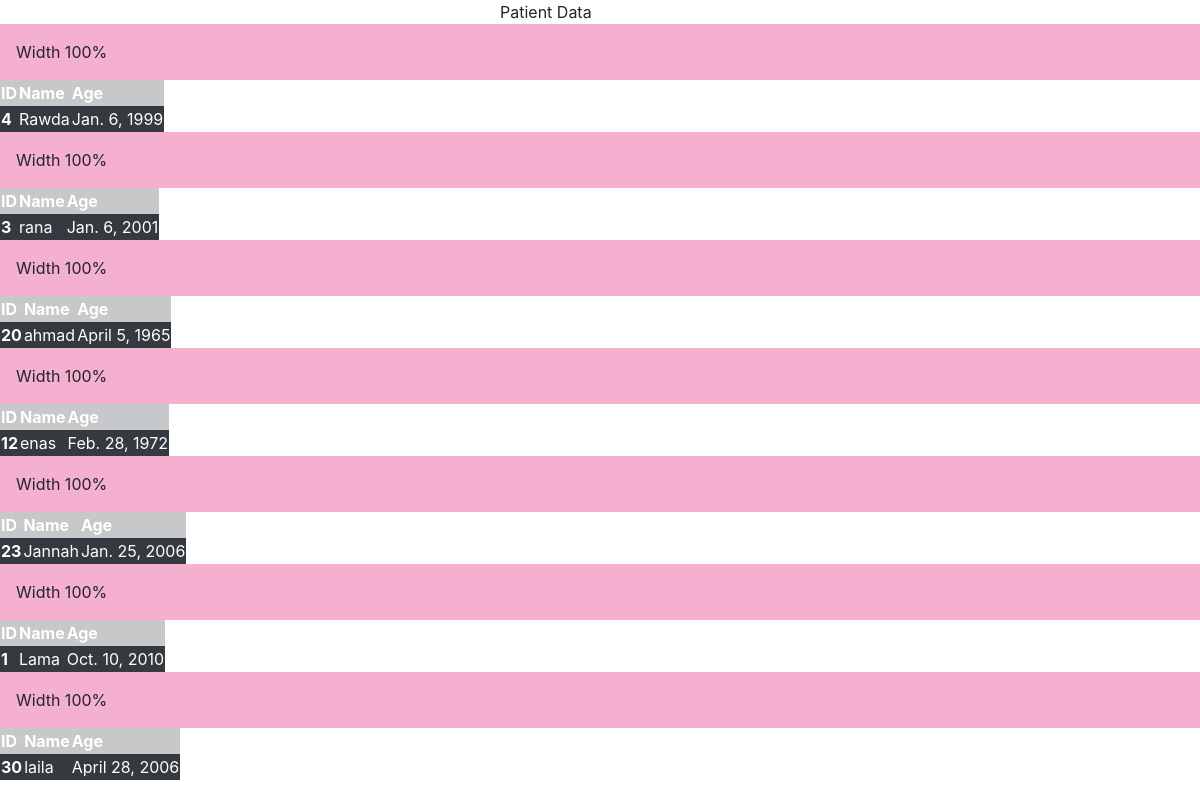
The page /testing on the database its author committed.
### home/models.py (models this page shows)
class Patient (models.Model):
       PatientName = models.CharField(max_length=200)
       PatientAge = models.DateField()
       PatientID = models.IntegerField()
       Allergies=models.TextField()
       ChronicDisease=models.BooleanField()
       History=models.TextField()

### home/views.py (the view)
# urls.py: path('testing',views.PatientPrev, name='testing'),
def PatientPrev(request):
    data=Patient.objects.all()
    context={
        'var':data,
    }
    return render(request,'home/testing.html',context)

### home/templates/home/testing.html (shortened to what this page needs)
<!doctype html>
<html lang="en">
  <head>
    <link rel="stylesheet" href="https://stackpath.bootstrapcdn.com/bootstrap/4.3.1/css/bootstrap.min.css">
        <body>
                <div class="mx-auto" style="width: 200px;">
                        Patient Data
                </div>
                {% for testing in var %}
                      <table>
                     <div class="w-100 p-3" style="background-color: rgb(245, 175, 207);">Width 100%</div>
                            <thead>
                              <tr class="table.table-bordered table-dark">
                                <th class="table.table-bordered table-dark" scope="col">ID </th>
                                <th class="table.table-bordered table-dark" scope="col">Name </th>
                                <th class="table.table-bordered table-dark" scope="col">Age  </th>
                            </thead>
                            <tbody.table-bordered>
                            <tr class="bg-warning">
                                <th class="table.table-bordered table-dark" scope="row">{{testing.PatientID}} </th>
                                <td class="table.table-bordered table-dark">{{testing.PatientName}} </td>
                                <td class="table.table-bordered table-dark">{{testing.PatientAge}}  </td>
                            </tr>
                            </tbody.table-bordered>
                     </table>
                 {% endfor %}
         </body>
</html>

### rows shown on the page
Patient: PatientID "4", PatientName "Rawda", PatientAge "Jan. 6, 1999"
Patient: PatientID "3", PatientName "rana", PatientAge "Jan. 6, 2001"
Patient: PatientID "20", PatientName "ahmad", PatientAge "April 5, 1965"
Patient: PatientID "12", PatientName "enas", PatientAge "Feb. 28, 1972"
Patient: PatientID "23", PatientName "Jannah", PatientAge "Jan. 25, 2006"
Patient: PatientID "1", PatientName "Lama", PatientAge "Oct. 10, 2010"
Patient: PatientID "30", PatientName "laila", PatientAge "April 28, 2006"
